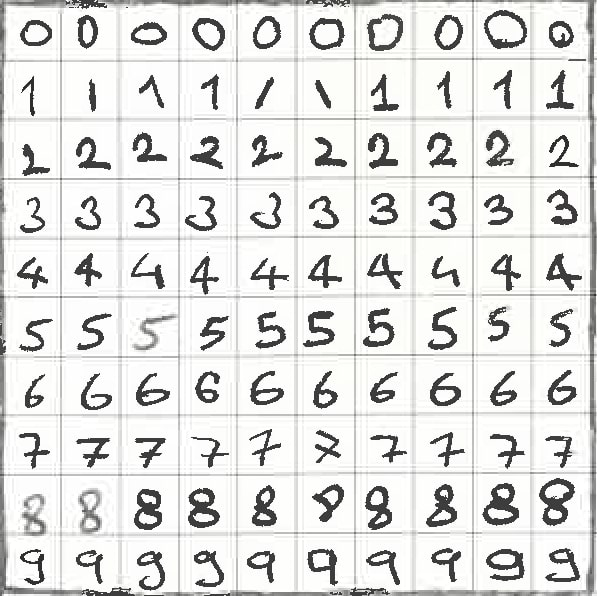
#> input picture Dataset_tp/New.jpg, 597 x 596 px, found by its file name
$ python split_images.py
#> lines starting #> are read from the running program, lines starting #| are printed output that depends on the picture
from PIL import Image
import os

def split_image(image_path, rows, cols, should_square=False, should_cleanup=False, output_dir="./output/"):
    # Görüntüyü yükle
#> called with image_path = './dataset_tp\\New.jpg', rows = 10, cols = 10, should_square = False, should_cleanup = False, output_dir = './output/output2/'
    image = Image.open(image_path)
#> image is the input picture: PIL image 597x596 RGB; mean R, G, B 223.9, 224, 222.4

    # Görüntünün boyutlarını al
    width, height = image.size
#> width = 597; height = 596

    # Her parçanın boyutunu hesapla
    piece_width = width // cols
#> piece_width = 59
    piece_height = height // rows
#> piece_height = 59

    # Parça sayısını hesapla
    num_pieces = rows * cols

    # Görüntüyü parçalara böl
    for i in range(rows):
        for j in range(cols):
            # Parça boyutlarına göre kesme koordinatlarını hesapla
            left = j * piece_width
            top = i * piece_height
            right = (j + 1) * piece_width
            bottom = (i + 1) * piece_height

            # Kare olacak şekilde ayarla
            if should_square:
                size = max(piece_width, piece_height)
                diff_width = size - (right - left)
                diff_height = size - (bottom - top)
                left -= diff_width // 2
                top -= diff_height // 2
                right += diff_width - (diff_width // 2)
                bottom += diff_height - (diff_height // 2)

            # Parçayı kes ve kaydet
            piece = image.crop((left, top, right, bottom))
            output_path = os.path.join(output_dir, f"piece_{i * cols + j + 1}.jpg")
            piece.save(output_path)
#> this loop made 10 passes
#> pass 1, in split_image, `piece.save(output_path)`:
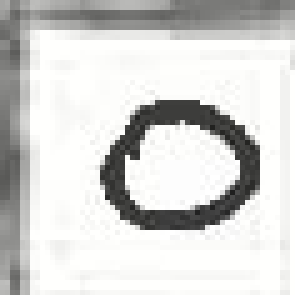
#> saved as piece_1.jpg: PIL image 59x59 RGB (shown 5 times larger); mean R, G, B 211.4, 211.4, 209.6
#> pass 1, in split_image, `piece.save(output_path)`:
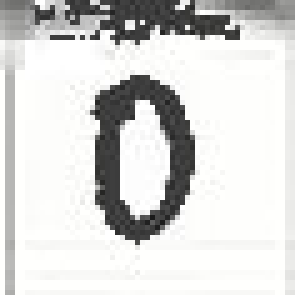
#> saved as piece_2.jpg: PIL image 59x59 RGB (shown 5 times larger); mean R, G, B 214.8, 214.8, 213.3
#> pass 1, in split_image, `piece.save(output_path)`:
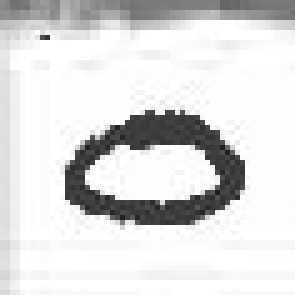
#> saved as piece_3.jpg: PIL image 59x59 RGB (shown 5 times larger); mean R, G, B 220.3, 220.3, 218.8
#> pass 1, in split_image, `piece.save(output_path)`:
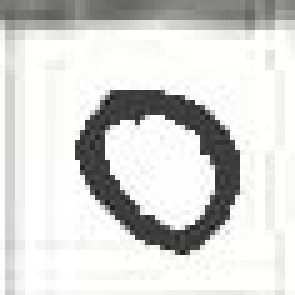
#> saved as piece_4.jpg: PIL image 59x59 RGB (shown 5 times larger); mean R, G, B 214.8, 214.8, 213.6
#> after the loop:
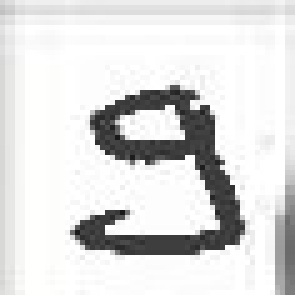
#> piece: PIL image 59x59 RGB (shown 5 times larger); mean R, G, B 221.6, 221.6, 221.3

    # Temizlik işlemi
    if should_cleanup:
        image.close()

# Örnek kullanım
split_image("./dataset_tp\\New.jpg", 10, 10, should_square=False, should_cleanup=False, output_dir="./output/output2/")

$ run again, with Dataset_tp/Dogukan_Polatel.jpg copied over Dataset_tp/New.jpg
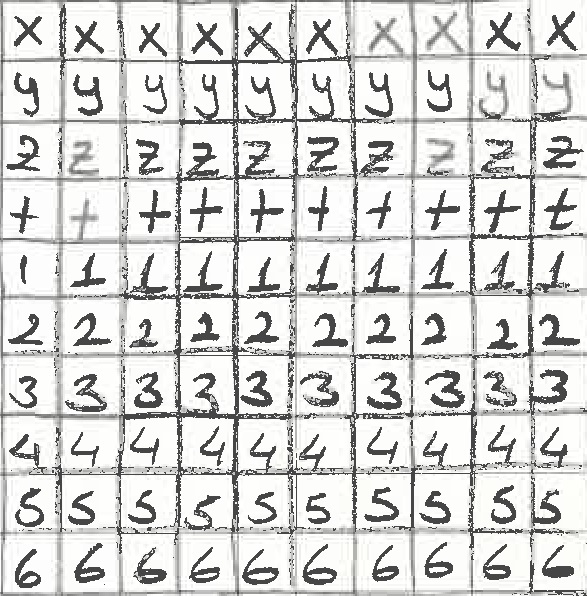
#> input picture Dataset_tp/Dogukan_Polatel.jpg, 587 x 596 px, found by its file name
#> in split_image, image is the input picture: PIL image 587x596 RGB; mean R, G, B 214.2, 214.2, 212.7
#> the loop in split_image, `for i in range(rows):` made 10 passes
#> pass 1, in split_image, `piece.save(output_path)`:
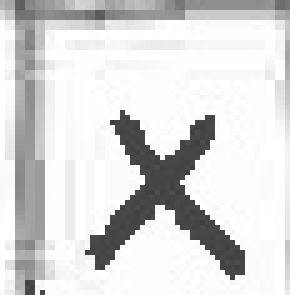
#> saved as piece_4.jpg: PIL image 58x59 RGB (shown 5 times larger); mean R, G, B 216.5, 216.5, 214.8
#> after the loop in split_image, `for i in range(rows):`:
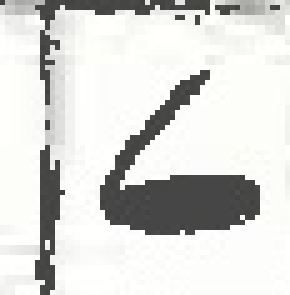
#> piece: PIL image 58x59 RGB (shown 5 times larger); mean R, G, B 216.3, 216.6, 213.9
